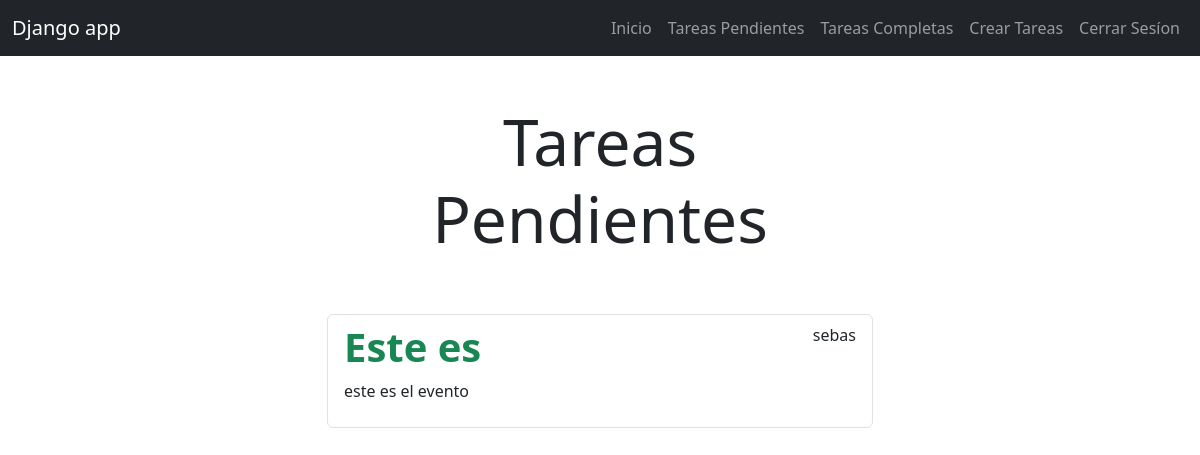
The page /tasks/ (signed in) on the database as committed earlier.
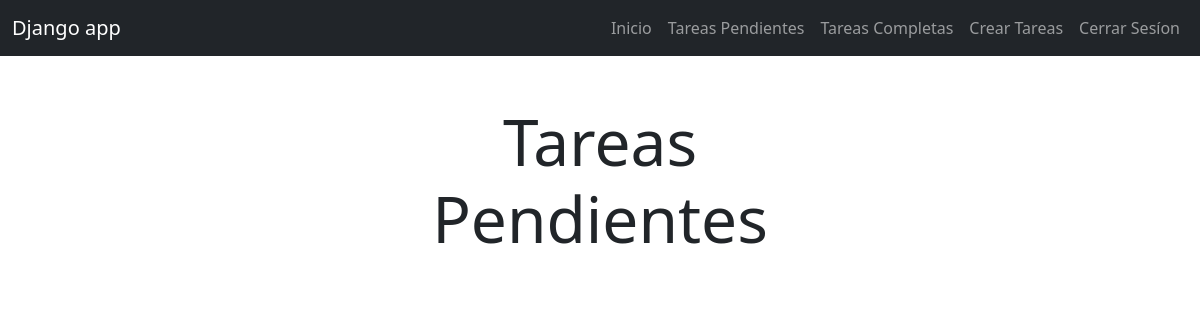
The same page on the database as committed later.
### tasks/models.py (models this page shows, shortened)
class Task(models.Model):
    title = models.CharField(max_length=100)
    description = models.TextField(blank=True)
    created = models.DateTimeField(auto_now_add=True)
    datecompleted = models.DateTimeField(null=True, blank=True)
    important = models.BooleanField(default=False)
    user = models.ForeignKey(User, on_delete=models.CASCADE)

### tasks/views.py (the view)
# urls.py: path('tasks/', views.tasks, name='tasks'),
@login_required
def tasks(request):
     tasks = Task.objects.filter(user=request.user, datecompleted__isnull=True)
     return render(request, 'tasks.html',{'tasks': tasks})

### tasks/templates/tasks.html (shortened to what this page needs)
{% extends 'base.html' %}
{% block content %}
<main class="container">
    <div class="row">
        <div class="col-md-6 offset-md-3">
            <h1 class="text-center display-3 py-5">Tareas Pendientes </h1>
                <ul class="list-group">
                    {% for task in tasks %}
                    <a class="list-group-item" href="{% url 'task_detail' task.id %}">
                            <header class="d-flex justify-content-between">
                                {% if task.important %}
                                <h1 class="fw-bold text-success">{{task.title}}</h1>
                                {% else %}
                                <h1 class="fw-bold">{{task.title}}</h1>
                                {% endif %}
                                <p>{{task.user.username}}</p>
                            </header>
                            <p>{{task.description}}</p>
                        </a>
                    {% endfor %}
                </ul>
        </div>
    </div>
</main>
{% endblock %}

### tasks/templates/base.html (shortened to what this page needs)
<!DOCTYPE html>
<html lang="en">
<head>
    <link rel="stylesheet" href="https://cdn.jsdelivr.net/npm/bootstrap@5.3.0/dist/css/bootstrap.min.css">
</head>
<body>
    <nav class="navbar navbar-expand-lg bg-dark navbar-dark ">
        <div class="container-fluid">
          <a class="navbar-brand" href="/">Django app</a>
          <div class="collapse navbar-collapse" id="navbarNav">
            <ul class="navbar-nav ms-auto">
                <li class="nav-item">
                    <a href="/" class="nav-link">Inicio</a>
                </li>
                {% if user.is_authenticated %}
                <li class="nav-item">
                    <a href="{% url 'tasks' %}" class="nav-link">Tareas Pendientes </a>
                </li>
                <li class="nav-item">
                    <a href="{% url 'tasks_completed' %}" class="nav-link">Tareas Completas </a>
                </li>
                <li class="nav-item">
                    <a href="/tasks/create/" class="nav-link">Crear Tareas</a>
                </li>
                <li class="nav-item">
                    <a href="/logout " class="nav-link">Cerrar Sesíon</a>
                </li>
                {% endif %}
            </ul>
          </div>
        </div>
      </nav>
    {% block content %}
    {% endblock %}
</body>
</html>

Rows that differ between the two databases and show on the page:
removed Task: title "Este es", user.username "sebas", description "este es el evento"
